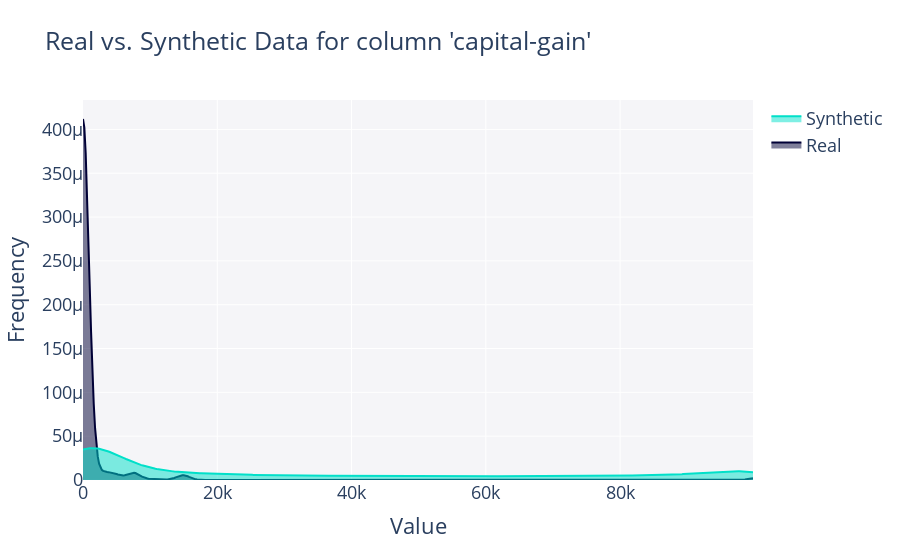

The notebook cell saved with this chart:
### Code cell
get_column_plot(
    real_data=df_train,
    synthetic_data=synthetic_data_gc,
    column_name='capital-gain',
    plot_type='distplot'
).show(renderer="vscode")

### Figure 1 — Plotly figure (JSON) as saved in the notebook; plotly's stock layout.template omitted (floating-point values rounded to 4 significant figures; data arrays with more than 128 entries replaced by an {"elided": "..."} marker saying what was removed)
{"data": [{"fill": "tozeroy", "hovertemplate": "<b>Real</b><br>Frequency: %{y}<extra></extra>", "legendgroup": "Real", "marker": {"color": "#000036"}, "mode": "lines", "name": "Real", "showlegend": true, "type": "scatter", "x": {"elided": "500 float values"}, "xaxis": "x", "y": {"elided": "500 float values"}, "yaxis": "y"}, {"fill": "tozeroy", "hovertemplate": "<b>Synthetic</b><br>Frequency: %{y}<extra></extra>", "legendgroup": "Synthetic", "marker": {"color": "#01E0C9"}, "mode": "lines", "name": "Synthetic", "showlegend": true, "type": "scatter", "x": {"elided": "500 float values"}, "xaxis": "x", "y": {"elided": "500 float values"}, "yaxis": "y"}], "layout": {"barmode": "overlay", "font": {"size": 18}, "hovermode": "closest", "legend": {"traceorder": "reversed"}, "plot_bgcolor": "#F5F5F8", "title": {"text": "Real vs. Synthetic Data for column 'capital-gain'"}, "xaxis": {"anchor": "y2", "domain": [0, 1], "title": {"text": "Value"}, "zeroline": false}, "yaxis": {"anchor": "free", "domain": [0, 1], "position": 0, "title": {"text": "Frequency"}}}}
